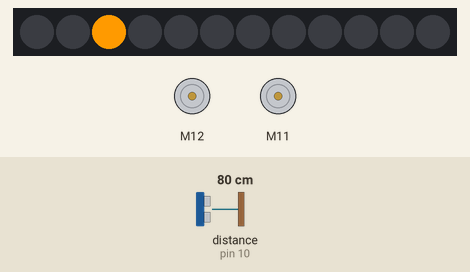
Bench run of a sketch on a simulated Arduino Uno, built with avr-gcc and run on an emulated ATmega328P. On the bench: 12 RGB LEDs in strip order, left to right, 2 × DC motor (green arrow = forward, orange = backward, longer = faster). The test bench sets the inputs (shaded band); at power-on: distance to the obstacle (sensor on pin 10) 80 cm.

Above: at 1.2 s.
1.3 s: distance to the obstacle (sensor on pin 10) set to 2 cm
At 1.8 s:
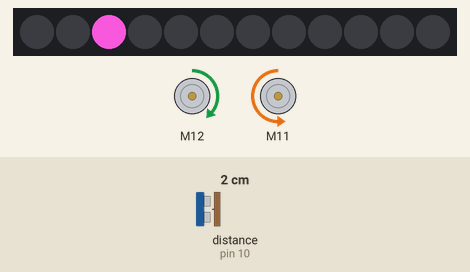
4.3 s: distance to the obstacle (sensor on pin 10) set to 4 cm
7.3 s: distance to the obstacle (sensor on pin 10) set to 9 cm
10.3 s: distance to the obstacle (sensor on pin 10) set to 18 cm
At 11.7 s:
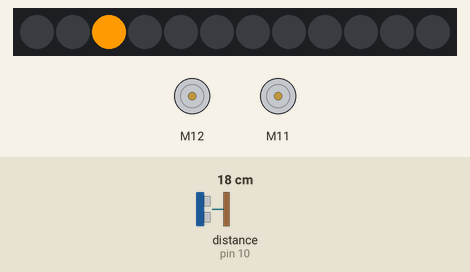
14.8 s: distance to the obstacle (sensor on pin 10) set to 12 cm
At 15.7 s:
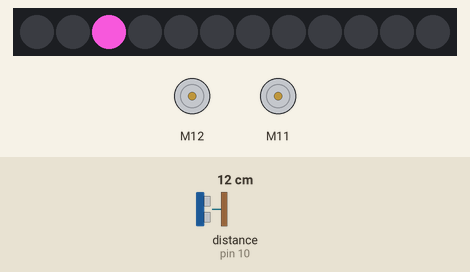
19.3 s: distance to the obstacle (sensor on pin 10) set to 35 cm
At 20.5 s:
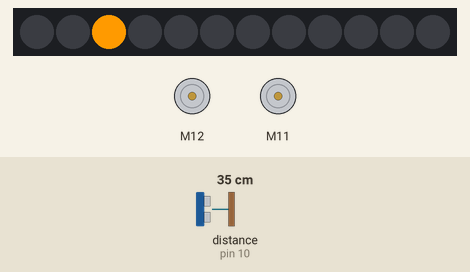
Timing chart, 0 to 64.9 s (numbered marks = the images above; inputs shaded):
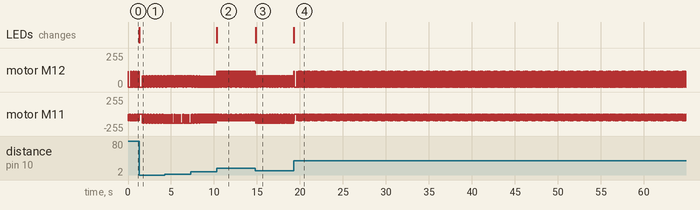

Measured:
- after the input at 1.3 s, the LEDs: change at once (image 1)
- after the input at 10.3 s, motor M11: alternates backward 102/255 for 0.02 s and stopped for 0.02 s, starting at once; the LEDs: change at once (image 2)
- after the input at 14.8 s, the LEDs: change at once (image 3)
- after the input at 19.3 s, the LEDs: change at once (image 4)
- by itself, motor M12: moves between stopped and forward 120/255, repeating every 7.3 s
- by itself, motor M11: alternates backward 138/255 for 0.01 s and stopped for 0.05 s

The sketch:

Hysteresis.ino
```cpp
#include <Arduino.h>
#include <MeAuriga.h>

MeUltrasonicSensor ultrasonic_sensor(10);
MeEncoderOnBoard motor_r(SLOT1);
MeEncoderOnBoard motor_l(SLOT2);
MeRGBLed LEDs(0, 12);

const int SPEED = 120;
const float VEER = 0.15;
const float CALIBRATION = 0.85;

const float SETPOINT = 15.0;
const float NEUTRAL_BAND = 3.0;

enum State { OFF, ON, NEUTRAL };
State mBotState = NEUTRAL;

void isr_process_encoder1(void){
  if (digitalRead(motor_l.getPortB()) == 0) motor_l.pulsePosMinus();
  else motor_l.pulsePosPlus();
}

void isr_process_encoder2(void){
  if (digitalRead(motor_r.getPortB()) == 0) motor_r.pulsePosMinus();
  else motor_r.pulsePosPlus();
}

// Non-blocking delay for encoder motors
void _delay(float seconds){
  if (seconds < 0.0) seconds = 0.0;
  long endTime = millis() + seconds * 1000;
  while (millis() < endTime) _loop();
}

// Powers wheel motors motors
void moveBot(int speed){
  motor_l.setMotorPwm(speed * CALIBRATION);
  motor_r.setMotorPwm(-speed);
}

// Powers wheel motors motors
void moveBotTo(int speed){
  motor_l.setMotorPwm(speed * (CALIBRATION + VEER));
  motor_r.setMotorPwm(-speed * (1.0 - VEER));
}

void moveBotAway(int speed){
  motor_l.setMotorPwm(speed * (CALIBRATION - VEER));
  motor_r.setMotorPwm(-speed * (1.0 + VEER));
}

void setLED(int colour){
  if (colour == 1)
    LEDs.setColor(3,255,154,0); // orange
  else if (colour == 2)
    LEDs.setColor(3,228,81,203); // pink
  else
    LEDs.setColor(3,0,51,255); // blue

  LEDs.show();
}

void _loop()
{
  motor_l.loop();
  motor_r.loop();
}

void setup() {
  TCCR1A = _BV(WGM10);
  TCCR1B = _BV(CS11) | _BV(WGM12);
  TCCR2A = _BV(WGM21) | _BV(WGM20);
  TCCR2B = _BV(CS21);

  LEDs.setpin(44);
  LEDs.show();

  attachInterrupt(motor_l.getIntNum(), isr_process_encoder1, RISING);
  attachInterrupt(motor_r.getIntNum(), isr_process_encoder2, RISING);
}

/*
  Calculates the distance held between SETPOINT and mBot.
  If distance - neutral_band is > 0, move away from the wall. If < 0 - neutral_band move towards the wall
  Else maintain current trajectory
*/
void loop() {
  _loop();
  float distance = ultrasonic_sensor.distanceCm();

  if (distance >= SETPOINT + NEUTRAL_BAND)
    mBotState = ON;
  else if (distance <= SETPOINT - NEUTRAL_BAND)
    mBotState = OFF;
  else
    mBotState = NEUTRAL;

  switch (mBotState) {
    case ON:
      moveBotTo(SPEED); setLED(1); // Orange
      break;
    case OFF:
      moveBotAway(SPEED); setLED(2); // Pink
      break;
    case NEUTRAL:
      moveBot(SPEED); setLED(3);// Blue
    break;
  }
}
```
